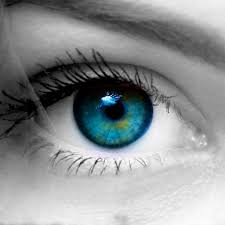
#> input picture photos/image4.jpeg, 225 x 225 px
$ jupyter execute c-histogram-and-segmentation.ipynb
#> lines starting #> are read from the running program, lines starting #| are printed output that depends on the picture; after the words box and inside, x2 and y2 are one past the last pixel; in counts of white or black regions, pixels touching at a corner belong together
[cell 1]
import cv2
import numpy as np
import matplotlib.pyplot as plt

[cell 2]
originalImage = cv2.imread("../photos/image4.jpeg", cv2.IMREAD_GRAYSCALE)
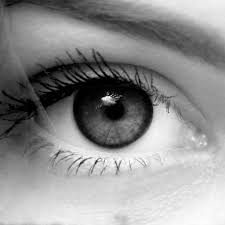
#> originalImage: shape (225, 225); min 0, max 255, mean 143.7
originalImage = cv2.resize(originalImage, (512, 512))
#> originalImage: shape (512, 512)

[cell 3]
def generateHistogram(image):
    histogram = np.zeros(256)
    height, width = image.shape

    for i in range(height):
        for j in range(width):
            histogram[image[i, j]] += 1
    return histogram

[cell 4]
thresholdValue = 128
sigmentedImage = np.where(originalImage > thresholdValue, 255, 0)
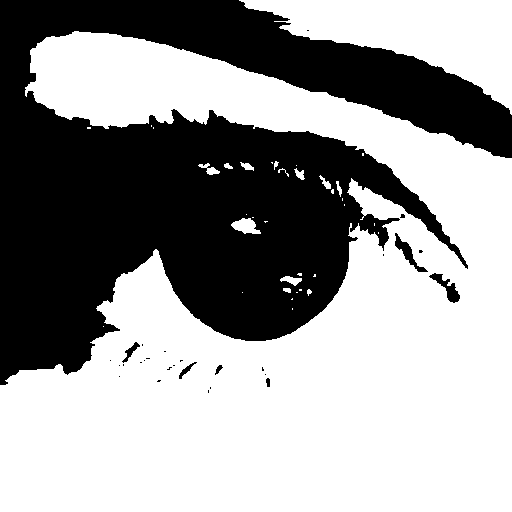
#> sigmentedImage: shape (512, 512) int64; 60.4% white; 28 black regions (21 under 20 px), largest, box (x1, y1, x2, y2) and area: (0, 0, 512, 385) 102724, (395, 233, 428, 272) 317, (429, 273, 460, 303) 317
sigmentedImage = np.uint8(sigmentedImage)

[cell 5]
plt.figure(figsize=(12, 12))
grayLevelCount = generateHistogram(originalImage)
#> grayLevelCount = 256 values, max 2643 at index 211, min 0 at index 254, mean 1024

#print(grayLevelCount)
plt.subplot(2, 2, 1)
plt.title(f"Histogram (Original Image)")
plt.bar(range(256), grayLevelCount, width=1.0)

plt.subplot(2, 2, 2)
plt.title(f"Original Image")
plt.imshow(originalImage, cmap='gray')

sigmentedImageGrayLevelCount = generateHistogram(sigmentedImage)
#> sigmentedImageGrayLevelCount = 256 values, max 158449 at index 255, min 0 at index 1, mean 1024

plt.subplot(2, 2, 3)
plt.title(f"Histogram (Sigmented Image)")
plt.bar(range(256), sigmentedImageGrayLevelCount, width=1.0)

plt.subplot(2, 2, 4)
plt.title(f"Sigmented Image")
plt.imshow(sigmentedImage, cmap='gray')
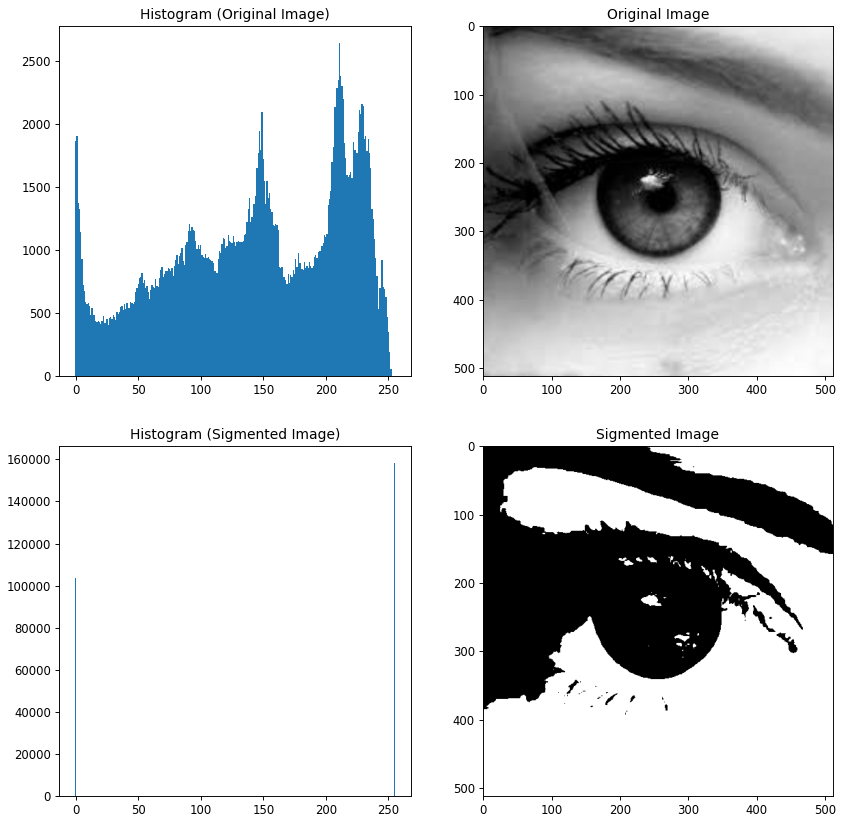
#> figure drawn by matplotlib, 4 panels; panel 1: tallest bar 2643 high, from x = 210.5 to 211.5; panel 3: tallest bar 158449 high, from x = 254.5 to 255.5

$ run again, with photos/image3.jpeg copied over photos/image4.jpeg
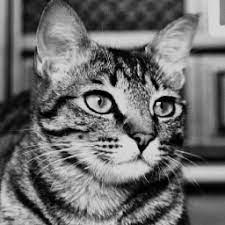
#> input picture photos/image3.jpeg, 225 x 225 px
#> originalImage is the input picture: shape (225, 225); min 0, max 235, mean 108.7
#> originalImage: shape (512, 512)
#> `sigmentedImage = np.where(originalImage > thresholdValue, 255, 0)`:
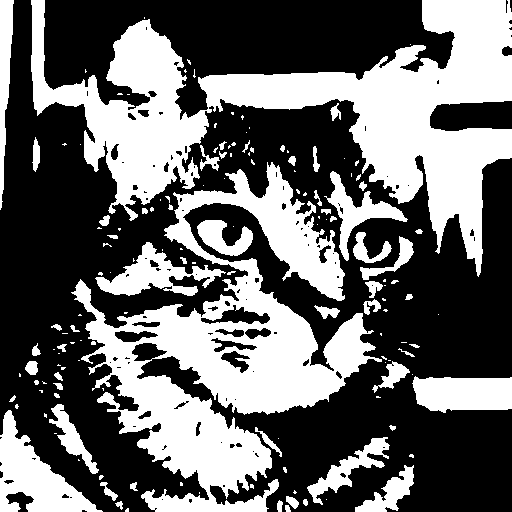
#> sigmentedImage: shape (512, 512) int64; 40.6% white; 149 white regions (89 under 20 px), largest, box (x1, y1, x2, y2) and area: (31, 0, 512, 277) 44132, (71, 162, 382, 512) 38767, (0, 410, 103, 512) 4420
#> grayLevelCount = 256 values, max 1514 at index 89, min 0 at index 231, mean 1024
#> sigmentedImageGrayLevelCount = 256 values, max 155780 at index 0, min 0 at index 1, mean 1024
#> `[cell 5] plt.figure(figsize=(12, 12)) grayLevelCount = generateHistogr..`:
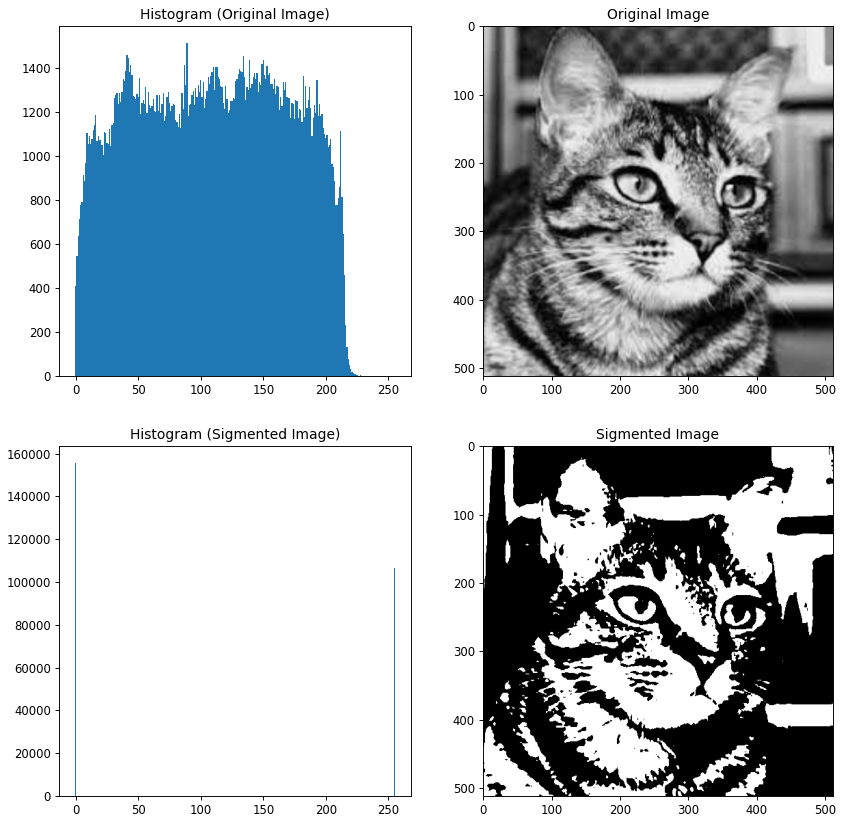
#> figure drawn by matplotlib, 4 panels; panel 1: tallest bar 1514 high, from x = 88.5 to 89.5; panel 3: tallest bar 155780 high, from x = -0.5 to 0.5

$ run again, with photos/image5.jpeg copied over photos/image4.jpeg
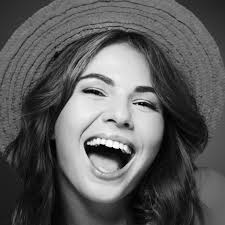
#> input picture photos/image5.jpeg, 225 x 225 px
#> originalImage is the input picture: shape (225, 225); min 0, max 255, mean 91.7
#> originalImage: shape (512, 512)
#> `sigmentedImage = np.where(originalImage > thresholdValue, 255, 0)`:
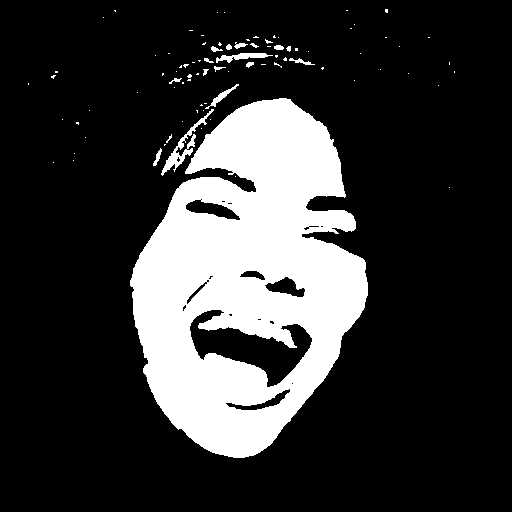
#> sigmentedImage: shape (512, 512) int64; 20.6% white; 88 white regions (71 under 20 px), largest, box (x1, y1, x2, y2) and area: (130, 98, 368, 458) 52240, (161, 109, 214, 176) 575, (216, 53, 273, 63) 262
#> grayLevelCount = 256 values, max 3384 at index 29, min 0 at index 255, mean 1024
#> sigmentedImageGrayLevelCount = 256 values, max 208144 at index 0, min 0 at index 1, mean 1024
#> `[cell 5] plt.figure(figsize=(12, 12)) grayLevelCount = generateHistogr..`:
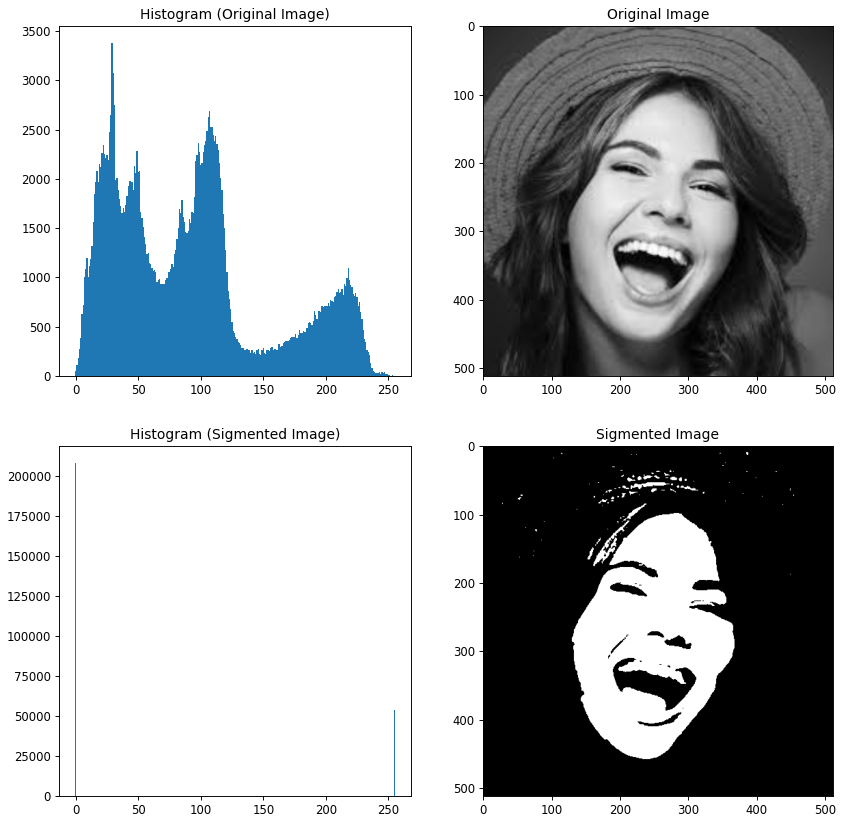
#> figure drawn by matplotlib, 4 panels; panel 1: tallest bar 3384 high, from x = 28.5 to 29.5; panel 3: tallest bar 208144 high, from x = -0.5 to 0.5
